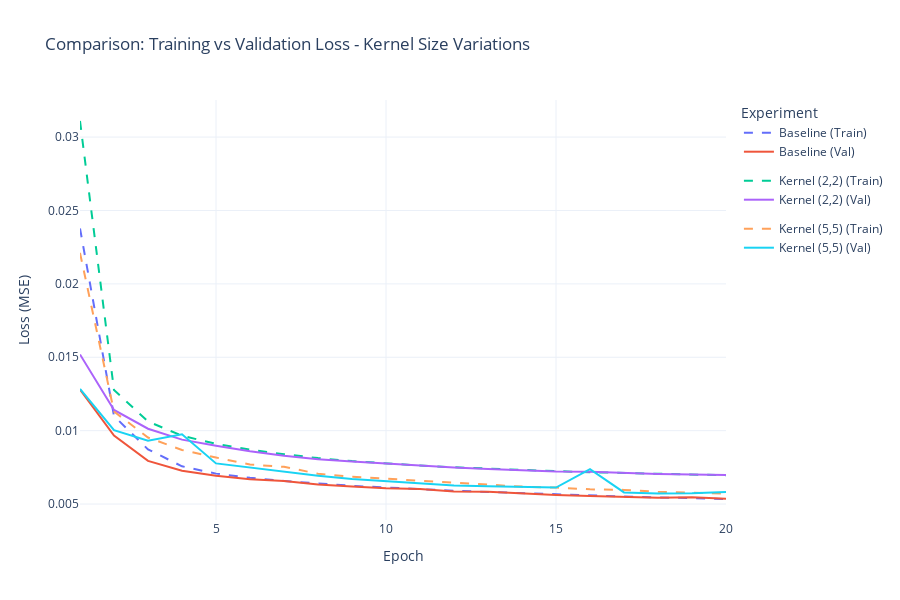

Notebook source saved alongside this figure:
### Code cell
# Plot comparison
plot_comparison_full(df_current, experiment="Kernel Size Variations")

### Figure 1 — Plotly figure (JSON) as saved in the notebook; plotly's stock layout.template omitted (floating-point values rounded to 4 significant figures)
{"data": [{"legendgroup": "Baseline", "line": {"dash": "dash"}, "mode": "lines", "name": "Baseline (Train)", "type": "scatter", "x": [1, 2, 3, 4, 5, 6, 7, 8, 9, 10, 11, 12, 13, 14, 15, 16, 17, 18, 19, 20], "y": [0.02378, 0.011, 0.008723, 0.007573, 0.007072, 0.006787, 0.006573, 0.006394, 0.00624, 0.006129, 0.006011, 0.005909, 0.005824, 0.005737, 0.005648, 0.005586, 0.005514, 0.005456, 0.005415, 0.005344]}, {"legendgroup": "Baseline", "line": {"dash": "solid"}, "mode": "lines", "name": "Baseline (Val)", "type": "scatter", "x": [1, 2, 3, 4, 5, 6, 7, 8, 9, 10, 11, 12, 13, 14, 15, 16, 17, 18, 19, 20], "y": [0.0128, 0.009672, 0.007939, 0.007273, 0.006935, 0.006692, 0.00657, 0.006324, 0.006196, 0.00607, 0.006029, 0.005857, 0.005836, 0.005712, 0.005617, 0.005543, 0.005482, 0.005432, 0.005461, 0.005353]}, {"legendgroup": "Kernel (2,2)", "line": {"dash": "dash"}, "mode": "lines", "name": "Kernel (2,2) (Train)", "type": "scatter", "x": [1, 2, 3, 4, 5, 6, 7, 8, 9, 10, 11, 12, 13, 14, 15, 16, 17, 18, 19, 20], "y": [0.0311, 0.01277, 0.01063, 0.009654, 0.009103, 0.008705, 0.008393, 0.008131, 0.007925, 0.007756, 0.007621, 0.007504, 0.007405, 0.007314, 0.007241, 0.007172, 0.007118, 0.007063, 0.007007, 0.006958]}, {"legendgroup": "Kernel (2,2)", "line": {"dash": "solid"}, "mode": "lines", "name": "Kernel (2,2) (Val)", "type": "scatter", "x": [1, 2, 3, 4, 5, 6, 7, 8, 9, 10, 11, 12, 13, 14, 15, 16, 17, 18, 19, 20], "y": [0.0152, 0.01141, 0.01013, 0.00939, 0.008965, 0.00859, 0.008293, 0.008051, 0.007894, 0.007749, 0.007608, 0.007492, 0.007395, 0.007296, 0.007224, 0.007192, 0.007112, 0.007053, 0.007007, 0.006971]}, {"legendgroup": "Kernel (5,5)", "line": {"dash": "dash"}, "mode": "lines", "name": "Kernel (5,5) (Train)", "type": "scatter", "x": [1, 2, 3, 4, 5, 6, 7, 8, 9, 10, 11, 12, 13, 14, 15, 16, 17, 18, 19, 20], "y": [0.02211, 0.0113, 0.009531, 0.008684, 0.008168, 0.007691, 0.007535, 0.007066, 0.006861, 0.006726, 0.006568, 0.006469, 0.006288, 0.006188, 0.00612, 0.006006, 0.005964, 0.00583, 0.005775, 0.005711]}, {"legendgroup": "Kernel (5,5)", "line": {"dash": "solid"}, "mode": "lines", "name": "Kernel (5,5) (Val)", "type": "scatter", "x": [1, 2, 3, 4, 5, 6, 7, 8, 9, 10, 11, 12, 13, 14, 15, 16, 17, 18, 19, 20], "y": [0.01284, 0.01003, 0.009316, 0.009754, 0.00777, 0.007489, 0.007227, 0.006936, 0.0067, 0.006562, 0.006389, 0.00627, 0.006213, 0.00618, 0.006124, 0.007376, 0.005791, 0.005715, 0.005732, 0.005816]}], "layout": {"height": 600, "legend": {"title": {"text": "Experiment"}}, "title": {"text": "Comparison: Training vs Validation Loss - Kernel Size Variations"}, "xaxis": {"title": {"text": "Epoch"}}, "yaxis": {"title": {"text": "Loss (MSE)"}}}}
